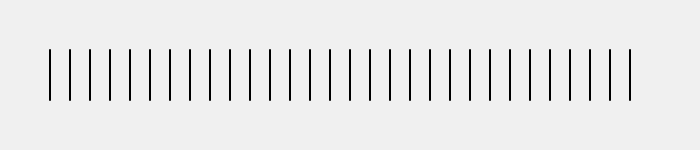
Frame 1 (no input)
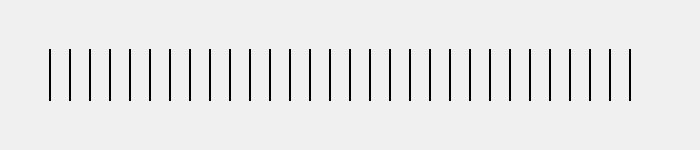
Frame 60 (no input)
Frame 120 (the mouse pressed at the canvas centre since frame 60): identical to frame 60, image omitted

The p5.js sketch that drew these frames (run headless with seeded random() and noise() and a simulated clock; from frame 60 on, the mouse is pressed at the canvas centre):

// p5.js sketch
// ── sketch.js
let x = 50;
let stap = 20;
let stop = 650;
let lijnKleur = ("black");

function setup() {
  createCanvas(700, 150);
  background(240);

}


function draw() {
  strokeWeight (2)
  stroke (lijnKleur);
  while (x < stop) {
    lijnkleur = ("red");
    line(x, 50, x, 100);
    x = x + stap;
  }
  x = 50;
  lijnkleur = ("black")

//   while (stap == 140) {
//   lijnkleur = ("red")
// } 
// lijnkleur = ("black")
} 
